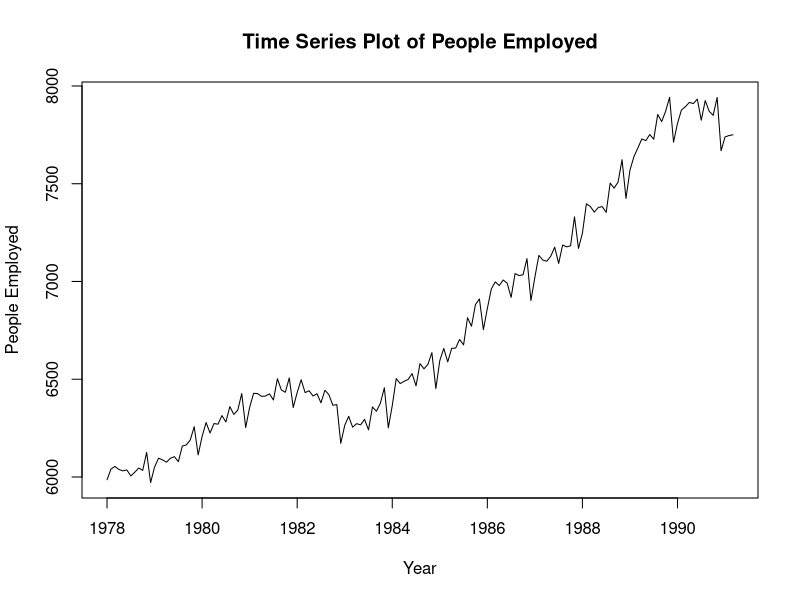
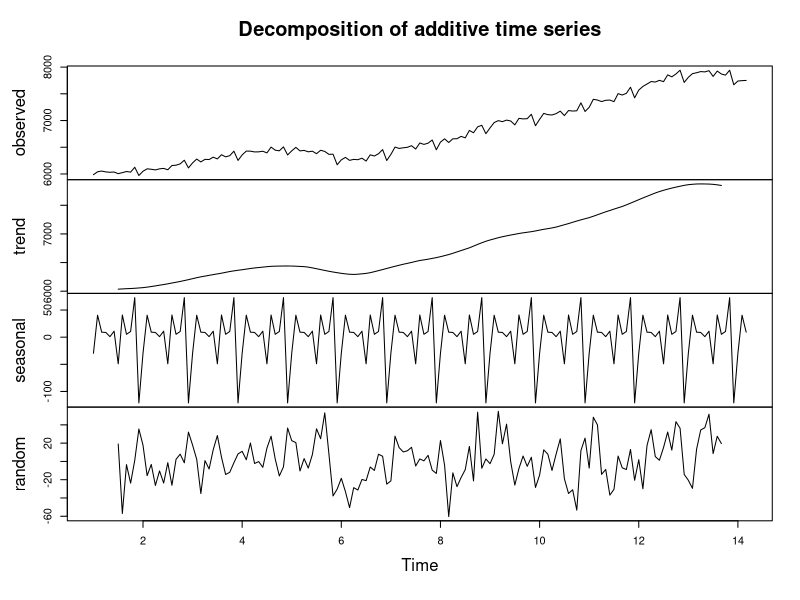
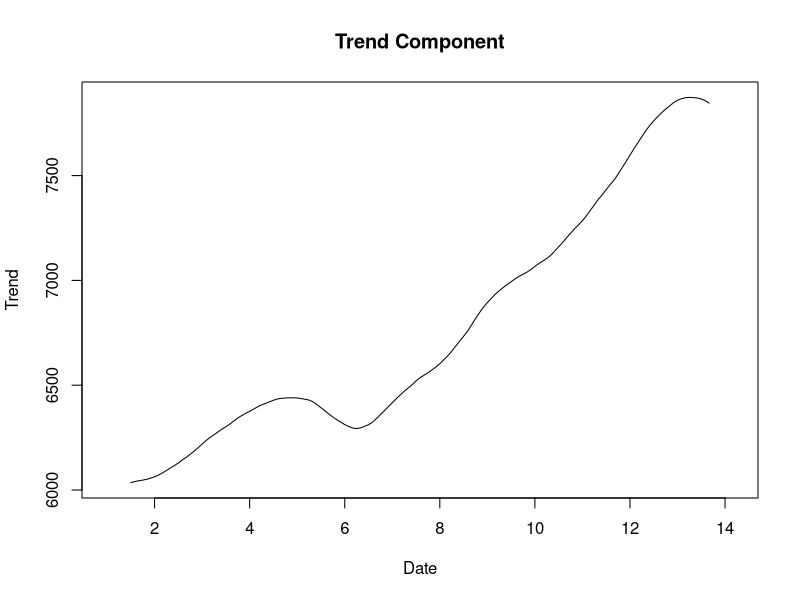
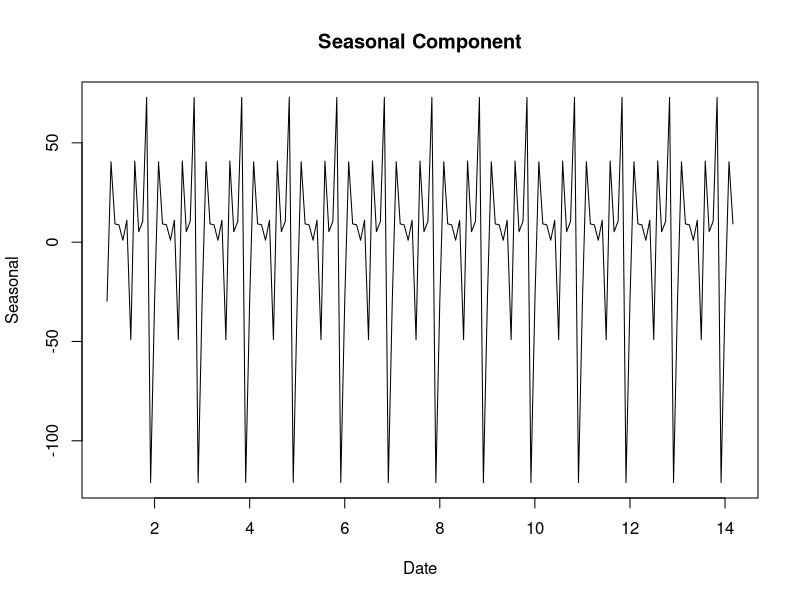
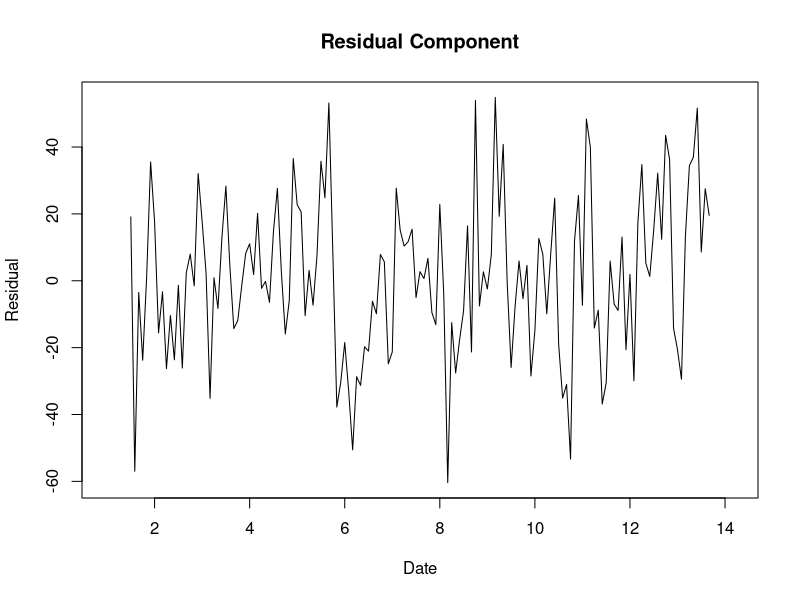
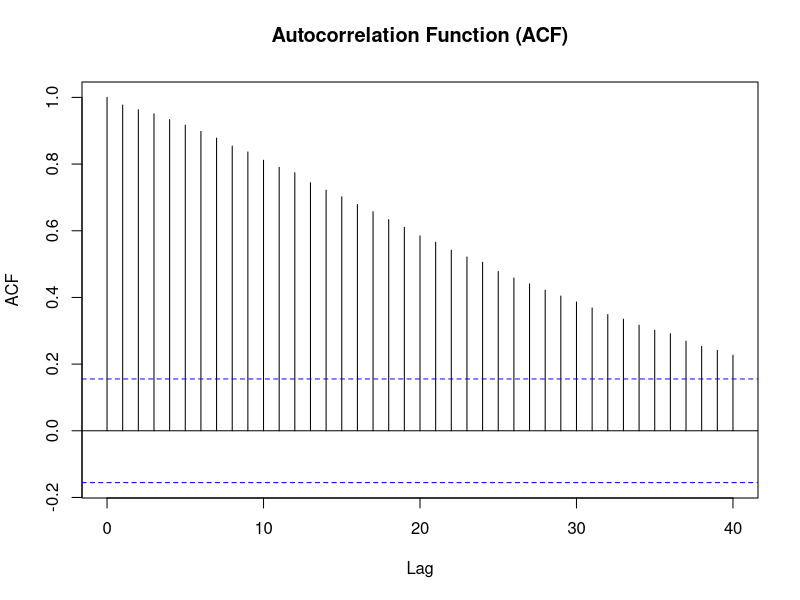
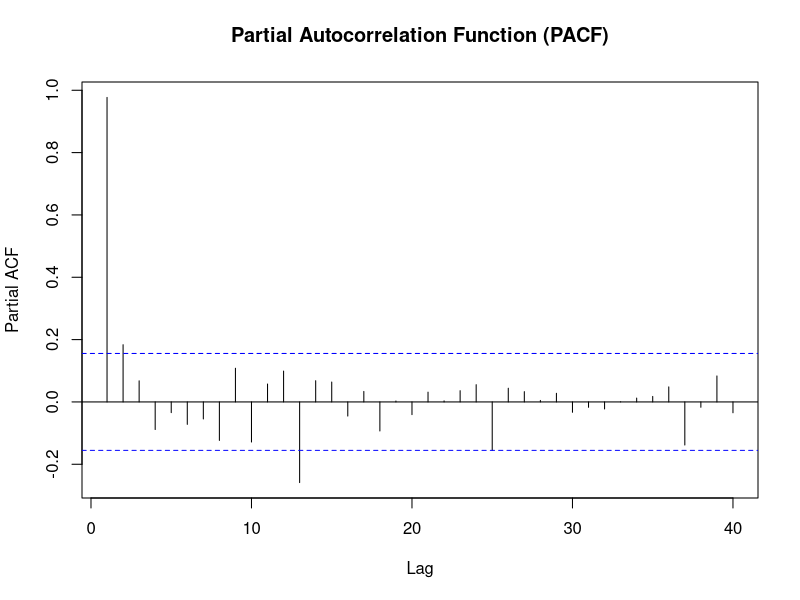
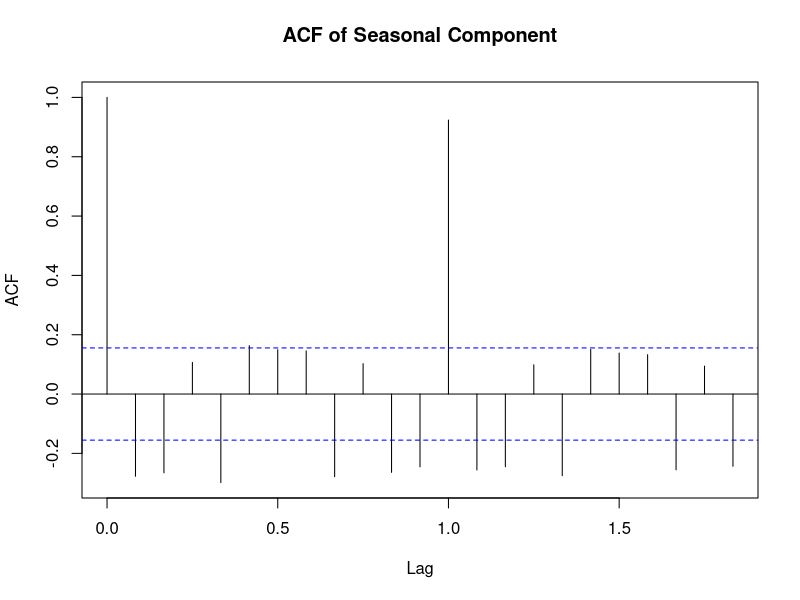

Write the R code that produced these figures, in order. (Note: this script raises an error after producing the figures.)
#install library
install.packages("ggplot2")
install.packages("lubridate")
install.packages("forecast")
install.packages("ggfortify")
install.packages("tseries")
install.packages("e1071")
install.packages("MASS")
install.packages("lmtest")
install.packages("caTools")

# ------------------------------ Load necessary libraries ----------------------
library(ggplot2)
library(lubridate)
library(forecast)
library(ggfortify)
library(tseries)
library(e1071)
library(MASS)
library(lmtest)
library(caTools)
library(sandwich)

# ------------------------- Step 0: Import and Split Data ----------------------
## import the data set
data <- read.csv("aus_employment.csv",stringsAsFactors = FALSE)

## Data Understanding
ls() # Check my data frame name
str(data) # Check the structure
any(is.na(data)) # Check for missing values

## format the date
data$date <- as.Date(data$date, format = "%Y-%m-%d")

## Create a time series object
data_ts <- ts(data$people_employed, frequency = 12, start = c(1978, 1))

## look the first few rows
head(data_ts)

## Plot Time Series
plot(data_ts, main="Time Series Plot of People Employed",xlab="Year", ylab = "People Employed")

## Split the data into training and testing sets
train <- window(data_ts, start = c(1978, 1), end = c(1988, 8)) # 80% for training
test <- window(data_ts, start = c(1988, 9), end = c(1991, 3)) # 20% for testing

# ------------------------- Step 1 : Visualize the Time Series -------------------------
## Perform seasonal decomposition
ts_data <- ts(data$people_employed, frequency = 12) # monthly data, 12 months a year
decomposition <- decompose(ts_data)
plot(decomposition) # Plot the decomposition components (trend, seasonal, and remainder)

## Visual Inspection of Trend Component
plot(decomposition$trend, main = "Trend Component", xlab = "Date", ylab = "Trend")

## Visual Inspection of Seasonal Component
#### Seasonal from the plot
plot(decomposition$seasonal, main = "Seasonal Component", xlab = "Date", ylab = "Seasonal")

## Visual Inspection of Residual Component
plot(decomposition$random, main = "Residual Component", xlab = "Date", ylab = "Residual")

# ------------------------- Step 2 : Transformations ---------------------------

## Decision: No need after looking at the transformed data time series plot

# ------------------------- Step 3a: Check the stationary of series -------------------------
adf.test(data$people_employed)

checktest <- kpss.test(train, null=c("Level","Trend"))
checktest	

acf(data$people_employed, main = "Autocorrelation Function (ACF)", lag.max = 40)
pacf(data$people_employed, main = "Partial Autocorrelation Function (PACF)", lag.max = 40)

# Analysis for seasonal - - - - - - - - - - - - - - - - - - - - - - - - - 
summary(decomposition$seasonal)

acf(decomposition$seasonal, main = "ACF of Seasonal Component")
pacf(decomposition$seasonal, main = "PACF of Seasonal Component")

# Analysis for trend - - - - - - - - - - - - -  - - - - - - - - - - - - 
summary(decomposition$trend)

## check got missing value or not
any(is.na(decomposition$trend))
decomposition$trend <- na.omit(decomposition$trend)## remove missing value

acf(decomposition$trend, main = "ACF of Trend Component")
pacf(decomposition$trend, main = "PACF of Trend Component")

# Analysis for Residual - - - - - - - - - - - - -  - - - - - - - - - - - -
summary(decomposition$random)

any(is.na(decomposition$random))
decomposition$random <- na.omit(decomposition$random)

acf(decomposition$random, main = "ACF of Residual Component")
pacf(decomposition$random, main = "PACF of Residual Component")

print(decomposition)

# ---------------------------- Step 3b: Differencing ---------------------------
## Check the Seasonal then do the First(Seasonal) Differencing
plot(train)
acf(train, lag.max = 40)
pacf(train, lag.max = 40)
checkresiduals(train, lag=24)

adf.test(data_ts)
# use the original data
ndiffs(data_ts)
nsdiffs(data_ts)

#seasonal differencing
z <- ts(diff(data_ts, lag=12))
ts.plot(z, gpars = list(main="First(seasonal) Differences"))
acf(z, main="z", lag.max = 40)
pacf(z, main="z", lag.max = 40)
ndiffs(z)
adf.test(z)

# non seasonal 
z2 <- ts(diff(z))
ts.plot(z2, gpars = list(main="Second(non seasonal) Differences"))
acf(z2, main="z2", lag.max = 40)
pacf(z2, main="z2", lag.max = 40)
ndiffs(z2)
adf.test(z2)

checkresiduals(z, lag=24)


# ---------------------- Step 4 : Find Optimal Parameters ----------------------

## Auto arima --> ARIMA(1,1,2)(0,1,1)[12] ) -------------------------------------
autoarima_model<- auto.arima(train, ic="aic", trace = TRUE)
summary(autoarima_model)
accuracy(autoarima_model)
checkresiduals(autoarima_model)

# Generate forecasts for the next 2.5 years (31 months)
forecast_AutoArima <- forecast(autoarima_model, h = 31)

# Plot the graph for the forecasts
plot(forecast_AutoArima, main = "Auto ARIMA Forecast", xlab = "Date", ylab = "People Employed")
print(forecast_AutoArima)

## Sarima(p,d,q)(P,D,Q) ---------------------------------------------------------
##### (p,d,q) --> non seasonal part of model ; d = 0
##### (P,D,Q) --> seasonal part of model ; D = 1
##### p is for AR model --> see PACF; q is for MA model --> see ACF
# lets see the PACF 
# arima(1,1,0)(2,1,0)[12]
sarima_model <- arima(x=train, order=c(1,1,0), seasonal = list(order = c(2,1,0), period=12))
sarima_model
summary(sarima_model)
accuracy(sarima_model)
checkresiduals(sarima_model)

# Generate forecasts for the next 2.5 years (31 months)
forecast_SARIMA <- forecast(sarima_model, h = 31)

# Plot the graph for the forecasts
plot(forecast_SARIMA, main = "ARIMA Forecast", xlab = "Date", ylab = "People Employed")
print(forecast_SARIMA)

## Holt Winter Model  ----------------------------------------------------------
# Define a grid of values for alpha, beta, and gamma to search
alpha_grid <- seq(0.1, 0.9, by = 0.1)  # Adjust the range and step size as needed
beta_grid <- seq(0.1, 0.9, by = 0.1)
gamma_grid <- seq(0.1, 0.9, by = 0.1)

# Create a grid of all possible combinations of alpha, beta, and gamma
parameter_grid <- expand.grid(alpha = alpha_grid, beta = beta_grid, gamma = gamma_grid)

# Initialize variables to store best parameters and RMSE
best_params <- NULL
best_rmse <- Inf

# Iterate through each parameter combination
for (i in 1:nrow(parameter_grid)) {
  # Fit a Holt-Winters model with the current parameter combination
  additive_model <- HoltWinters(train, seasonal = "additive", alpha = parameter_grid$alpha[i], beta = parameter_grid$beta[i], gamma = parameter_grid$gamma[i])
  
  # Make forecasts for the testing data
  additive_forecast <- forecast(additive_model, h = length(test))
  
  # Calculate RMSE for this parameter combination
  rd <- test - additive_forecast$mean
  rmse <- sqrt(mean(rd^2))
  
  # Check if this combination yields a better RMSE
  if (rmse < best_rmse) {
    best_rmse <- rmse
    best_params <- parameter_grid[i, ]
  }
}

# Print the best parameter combination and RMSE
print("Best Parameters:")
print(best_params)
print("Best RMSE:")
print(best_rmse)

## Additive Holt-winters Method 
# Fit the additive Holt-Winters model to the training data
additive_model <- HoltWinters(train, alpha=0.4, beta=0.9, gamma=0.5,seasonal = "additive")
additive_model 

# Forecast the time series for the testing period
additive_forecast <- forecast(additive_model, h = 31)

# Print the forecast
print(additive_forecast)

# Plot the forecast values
plot(additive_forecast, main = "Additive Forecast", xlab = "Date", ylab = "People Employed")


## Multiplicative Holt-Winters Method
# Fit the multiplicative Holt-Winters model to the training data
multiplicative_model <- HoltWinters(train, alpha=0.4, beta=0.9, gamma=0.5, seasonal = "multiplicative")
multiplicative_model

# Forecast the time series for the testing period
multiplicative_forecast <- forecast(multiplicative_model, h = 31)

# Print the forecast
print(multiplicative_forecast)

# Plot the forecast values
plot(multiplicative_forecast, main = "Multiplicative Forecast", xlab = "Date", ylab = "People Employed")


## ETS  -----------------------------------------------------------------------
ets_model <- ets(train)
ets_model
summary(ets_model)
autoplot(ets_model)
coef(ets_model)
accuracy(ets_model)
cbind('Residuals' = residuals(ets_model),
      'Forecast errors' = residuals(ets_model,type='response')) %>%
  autoplot(facet=TRUE) + xlab("Year") + ylab("")

forecast_ETS <- forecast(ets_model, h = 31)
print(forecast_ETS)
plot(forecast_ETS)

# ------------------------- Step 5 : Diagnostic Checking (Randomness) -------------------------
## Check Method residuals
residuals <- checkresiduals(additive_model)
residuals2 <- checkresiduals(multiplicative_model)
residuals3 <- checkresiduals(ets_model)          #ETS 
residuals4 <- checkresiduals(sarima_model, lag = 24) #SARIMA
residuals5 <- checkresiduals(autoarima_model, lag=24)  #auto ARIMA

# ------- Step 6 : Consider Alternative Model, Compare and Determine the Best Model  ------------
## Compare accuracy of all models
print("Accuracy of Sarima Model")
print(accuracy(forecast_SARIMA, test))

print("Accuracy of Auto Arima Model")
print(accuracy(forecast_AutoArima, test))

print("Accuracy of ETS Model")
print(accuracy(forecast_ETS, test))

print("Accuracy of Additive Model")
print(accuracy(additive_forecast, test))

print("Accuracy of Multiplicative Model")
print(accuracy(multiplicative_forecast, test))

## Compute SE
# Extract the residuals (forecast errors) from the forecast object
arima_se <- sd(test - forecast_SARIMA$mean)
autoarima_se <- sd(test - forecast_AutoArima$mean)
ets_se <- sd(test - forecast_ETS$mean)
additive_se <- sd(test - additive_forecast$mean)
multiplicative_se <- sd(test - multiplicative_forecast$mean)

## Compute MSE
# Calculate MSE as the mean squared error
sarima_mse <- mean(sarima_se^2)
autoarima_mse <- mean(autoarima_se^2)
ets_mse <- mean(ets_se^2)
additive_mse <- mean(additive_se^2)
multiplicative_mse <- mean(multiplicative_se^2)


## Compare RMSE
### The lower the RMSE, the best performance of the model based on the accuracy
# Square root of the Mean Squared Error (MSE) to obtain RMSE
sarima_rmse <- sqrt(sarima_mse)
autoarima_rmse <- sqrt(autoarima_mse)
ets_rmse <- sqrt(ets_mse)
additive_rmse <- sqrt(additive_mse)
multiplicative_rmse <- sqrt(multiplicative_mse)

# Create a data frame to display RMSE values for each model
rmse_comparison <- data.frame(
  Model = c("Addditve Holt-Winter","Multiplicative Holt-Winter", "SARIMA", "Auto ARIMA","ETS"),
  RMSE = c(additive_rmse, multiplicative_rmse,sarima_rmse,autoarima_rmse,ets_rmse)
)

# Print the RMSE comparison
print(rmse_comparison)

# Plot all forecasts and test data on the same graph
# Convert x_test to a time series object
x_test_ts <- ts(test, frequency = 12,  start = c(1988, 9))
plot(x_test_ts)

# Plot all forecasts and test data on the same graph
pdf("forecast_comparison_plot.pdf", width = 10, height = 6)  # Save the plot to a PDF file

# Create a vector for ylim
y_limits <- c(
  min(c(
    forecast_SARIMA$lower,
    forecast_AutoArima$lower,
    forecast_ETS$lower,
    additive_forecast$lower,
    multiplicative_forecast$lower,
    test
  )),
  max(c(
    forecast_SARIMA$upper,
    forecast_AutoArima$upper,
    forecast_ETS$upper,
    additive_forecast$upper,
    multiplicative_forecast$upper,
    test
  ))
)
plot(
  forecast_SARIMA,
  main = "Forecast: SARIMA vs. Auto_ARIMA vs. ETS vs. Holt",
  xlab = "Date",
  ylab = "Average People Employed",
  col = "blue",
  ylim = y_limits
)
lines(forecast_AutoArima$mean, col = "red")
lines(forecast_ETS$mean, col = "green")
lines(forecast_SARIMA$mean, col = "yellow")  # Sarima Forecast
lines(additive_forecast$mean, col = "brown")  # Additive Forecast model
lines(multiplicative_forecast$mean, col = "orange")  # Multiplicative Forecast model

# Plot the test data
lines(x_test_ts, col = "purple")

dev.off()  # Close the PDF device

## Best Model: ETS
# ----------------- Step 8(a) : Form Equation for the Best Model -----------------

# ----------------- Step 8(b) : Estimate the model's coefficients -----------------
coeftest(sarima_model)
coeftest(autoarima_model)
ets_model                    # ETS (best model)
additive_model 
multiplicative_model


# ------------------------- Step 9 : Forecasting -------------------------
## Generate forecasts for the next 36 months for the best model ets
plot(forecast_values <- forecast(ets_model, h = 36))
print(forecast_values)

# ------------------------- Step 10 : Evaluate Model -------------------------

# Evaluate the ETS model using accuracy measures
accuracy_metrics <- accuracy(forecast_values, test)

# Print the accuracy metrics
print(accuracy_metrics)
